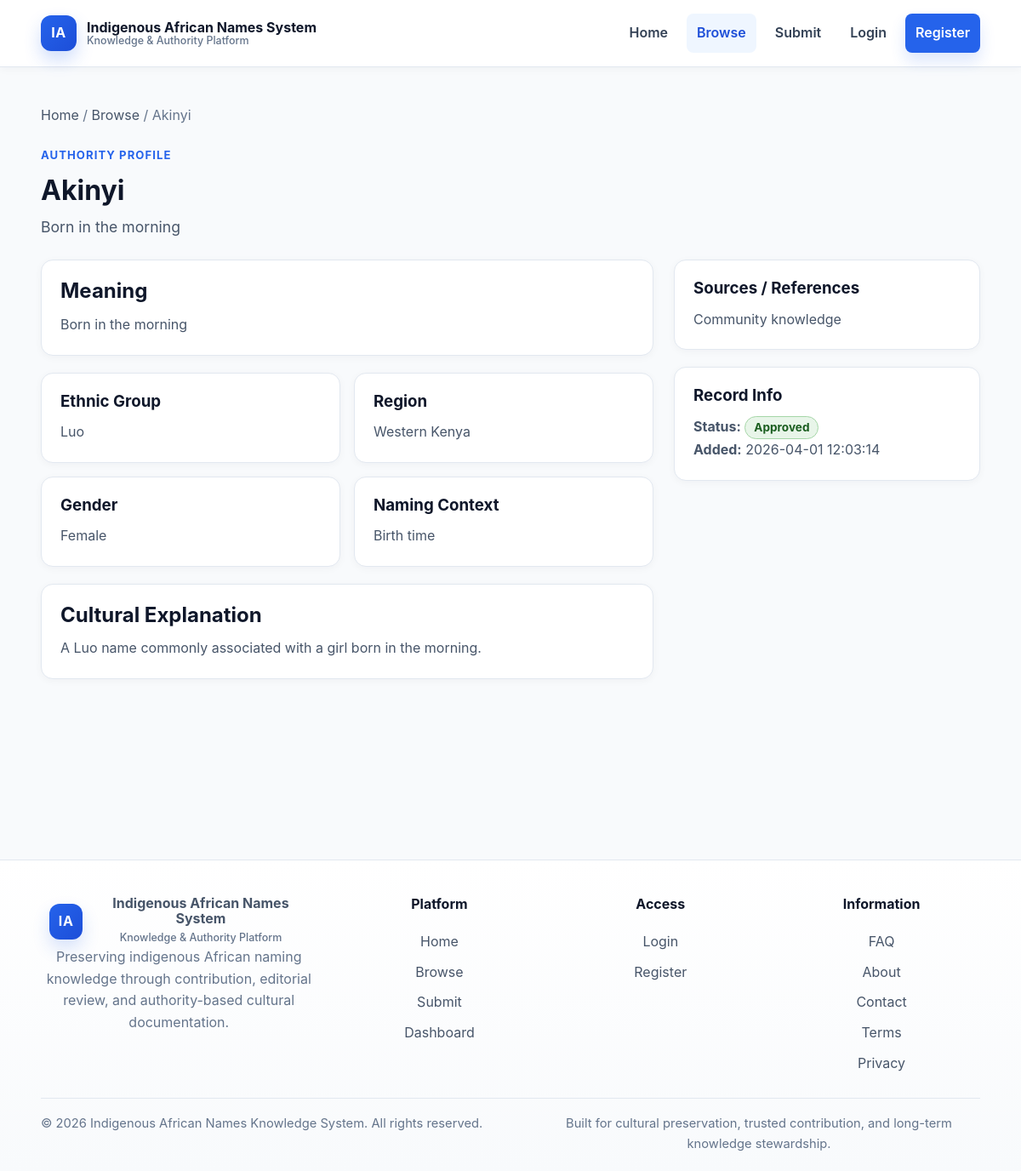
The page /name.php?id=1 on the database its author committed.
### tables this page shows
CREATE TABLE IF NOT EXISTS name_entries (
    id INT AUTO_INCREMENT PRIMARY KEY,
    name VARCHAR(150) NOT NULL,
    meaning TEXT NOT NULL,
    ethnic_group VARCHAR(150) NOT NULL,
    region VARCHAR(150) DEFAULT NULL,
    gender ENUM('male', 'female', 'unisex', 'other') DEFAULT 'unisex',
    naming_context VARCHAR(255) DEFAULT NULL,
    cultural_explanation TEXT,
    sources TEXT,
    status ENUM('pending', 'approved', 'rejected') NOT NULL DEFAULT 'pending',
    created_by INT DEFAULT NULL,
    created_at TIMESTAMP DEFAULT CURRENT_TIMESTAMP,
    updated_at TIMESTAMP DEFAULT CURRENT_TIMESTAMP ON UPDATE CURRENT_TIMESTAMP,
    CONSTRAINT fk_name_entries_user
        FOREIGN KEY (created_by) REFERENCES users(id)
        ON DELETE SET NULL
);

### public/name.php (the view, shortened to what this page needs)
<?php
require_once __DIR__ . '/../includes/db.php';
$id = isset($_GET['id']) ? (int)$_GET['id'] : 0;
$stmt = $pdo->prepare("
    SELECT
        ne.id,
        ne.name,
        ne.meaning,
        ne.ethnic_group,
        ne.region,
        ne.gender,
        ne.naming_context,
        ne.cultural_explanation,
        ne.sources,
        ne.created_at,
        np.overview,
        np.linguistic_origin,
        np.cultural_significance,
        np.historical_context,
        np.variants,
        np.pronunciation,
        np.related_names,
        np.scholarly_notes,
        np.references_text,
        np.ai_summary,
        np.updated_at AS profile_updated_at
    FROM name_entries ne
    LEFT JOIN name_profiles np ON np.entry_id = ne.id
    WHERE ne.id = :id AND ne.status = 'approved'
    LIMIT 1
");
$stmt->execute([':id' => $id]);
$entry = $stmt->fetch();
require_once __DIR__ . '/../includes/header.php';
?>
<main class="container page-section">
    <?php if (!$entry): ?>
        <div class="detail-card">
            <h1>Name Not Found</h1>
            <p>The requested name record does not exist or is not publicly available.</p>
            <p><a href="browse.php">Back to Browse</a></p>
        </div>
    <?php else: ?>
        <div class="breadcrumb">
            <a href="index.php">Home</a> /
            <a href="browse.php">Browse</a> /
            <span><?= htmlspecialchars($entry['name']) ?></span>
        </div>
        <section class="detail-hero">
            <span class="eyebrow">Authority Profile</span>
            <h1><?= htmlspecialchars($entry['name']) ?></h1>
            <p class="detail-meaning"><?= htmlspecialchars($entry['meaning']) ?></p>
        </section>
        <div class="detail-layout">
            <section class="detail-main">
                <div class="detail-card">
                    <h2>Meaning</h2>
                    <p><?= nl2br(htmlspecialchars($entry['meaning'])) ?></p>
                </div>
                <div class="detail-grid">
                    <div class="detail-card">
                        <h3>Ethnic Group</h3>
                        <p><?= htmlspecialchars($entry['ethnic_group']) ?></p>
                    </div>
                    <div class="detail-card">
                        <h3>Region</h3>
                        <p><?= htmlspecialchars($entry['region'] ?: 'Not specified') ?></p>
                    </div>
                    <div class="detail-card">
                        <h3>Gender</h3>
                        <p><?= htmlspecialchars(ucfirst($entry['gender'])) ?></p>
                    </div>
                    <div class="detail-card">
                        <h3>Naming Context</h3>
                        <p><?= htmlspecialchars($entry['naming_context'] ?: 'Not specified') ?></p>
                    </div>
                </div>
                <div class="detail-card">
                    <h2>Cultural Explanation</h2>
                    <p>
                        <?= $entry['cultural_explanation']
                            ? nl2br(htmlspecialchars($entry['cultural_explanation']))
                            : 'No extended cultural explanation available yet.' ?>
                    </p>
                </div>
            </section>
            <aside class="detail-sidebar">
                <div class="detail-card">
                    <h3>Sources / References</h3>
                    <p>
                        <?= $entry['sources']
                            ? nl2br(htmlspecialchars($entry['sources']))
                            : 'No sources provided.' ?>
                    </p>
                </div>
                <div class="detail-card">
                    <h3>Record Info</h3>
                    <p>
                        <strong>Status:</strong>
                        <span class="badge badge-approved">Approved</span>
                    </p>
                    <p><strong>Added:</strong> <?= htmlspecialchars($entry['created_at']) ?></p>
                </div>
            </aside>
        </div>
    <?php endif; ?>
</main>
<?php require_once __DIR__ . '/../includes/footer.php'; ?>

### public/assets/css/style.css (style rules this page uses)
* { box-sizing: border-box; margin: 0; padding: 0; }
:root { --bg: #f8fafc; --surface: #ffffff; --surface-muted: #f8fafc; --surface-soft: #f1f5f9; --border: #e2e8f0; --border-strong: #cbd5e1; --text: #0f172a; --text-soft: #475569; --text-muted: #64748b; --primary: #2563eb; --primary-dark: #1d4ed8; --success: #2e7d32; --danger: #c62828; --warning: #8d6e00; --shadow-sm: 0 2px 10px rgba(15, 23, 42, 0.04); --shadow-md: 0 12px 30px rgba(15, 23, 42, 0.08); --radius-sm: 8px; --radius-md: 12px; --radius-lg: 18px; --container: 1160px; }
html { scroll-behavior: smooth; }
body { font-family: -apple-system, BlinkMacSystemFont, "Segoe UI", Roboto, Arial, sans-serif; background: var(--bg); color: var(--text); line-height: 1.6; }
a { color: var(--primary); }
.container { width: min(92%, var(--container)); margin: 0 auto; }
h1, h2, h3, h4 { line-height: 1.2; color: var(--text); }
p { color: var(--text-soft); }
.page-section { padding: 44px 0 56px; }
section { margin-bottom: 64px; }
.eyebrow { display: inline-block; margin-bottom: 12px; font-size: 0.82rem; color: var(--primary); font-weight: 700; text-transform: uppercase; letter-spacing: 0.08em; }
.breadcrumb { margin-bottom: 20px; color: var(--text-muted); }
.breadcrumb a { color: var(--text-soft); text-decoration: none; }
.detail-hero { margin-bottom: 24px; }
.detail-hero h1 { font-size: clamp(2rem, 2.5vw, 2.6rem); margin-bottom: 10px; }
.detail-meaning { font-size: 1.1rem; color: var(--text-soft); }
.filters-panel, .results-panel, .detail-card { background: var(--surface); border: 1px solid var(--border); border-radius: 14px; padding: 22px; box-shadow: var(--shadow-sm); }
.filters-panel h2, .results-panel h2, .detail-card h2, .detail-card h3 { margin-bottom: 12px; }
.detail-layout { display: grid; grid-template-columns: 2fr 1fr; gap: 24px; align-items: start; }
.detail-main, .detail-sidebar { display: flex; flex-direction: column; gap: 20px; }
.detail-grid { display: grid; grid-template-columns: 1fr 1fr; gap: 16px; }
.badge { display: inline-block; padding: 6px 10px; border-radius: 999px; font-size: 0.85rem; font-weight: 700; line-height: 1; }
.badge-approved { background: #e8f5e9; color: #1b5e20; border: 1px solid #a5d6a7; }
section { margin-bottom: 84px; }

### rows shown on the page
name_entries: name "Akinyi", meaning "Born in the morning", ethnic_group "Luo", region "Western Kenya", gender "Female", naming_context "Birth time", cultural_explanation "A Luo name commonly associated with a girl born in the morning.", sources "Community knowledge", created_at "2026-04-01 12:03:14"
